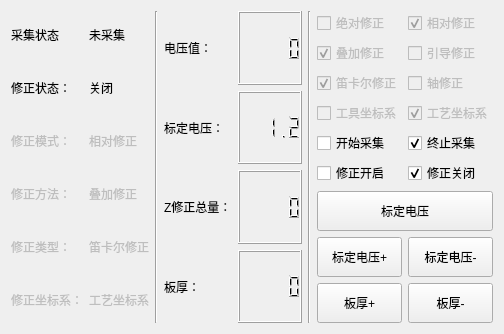
      <widget class="QWidget" name="tab_4">
       <attribute name="title">
        <string>点激光</string>
       </attribute>
       <layout class="QVBoxLayout" name="verticalLayout_4">
        <item>
         <layout class="QHBoxLayout" name="horizontalLayout_5" stretch="1,1,1,1,0">
          <item>
           <layout class="QGridLayout" name="gridLayout_17" rowstretch="0,0,0,0,0,0" columnstretch="0,0">
            <item row="2" column="0">
             <widget class="QLabel" name="label_35">
              <property name="enabled">
               <bool>false</bool>
              </property>
              <property name="text">
               <string>修正模式：</string>
              </property>
             </widget>
            </item>
            <item row="2" column="1">
             <widget class="QLabel" name="mlabel_sri_model_2">
              <property name="enabled">
               <bool>false</bool>
              </property>
              <property name="text">
               <string>相对修正</string>
              </property>
             </widget>
            </item>
            <item row="3" column="0">
             <widget class="QLabel" name="label_36">
              <property name="enabled">
               <bool>false</bool>
              </property>
              <property name="text">
               <string>修正方法：</string>
              </property>
             </widget>
            </item>
            <item row="3" column="1">
             <widget class="QLabel" name="mlabel_sri_method_2">
              <property name="enabled">
               <bool>false</bool>
              </property>
              <property name="text">
               <string>叠加修正</string>
              </property>
             </widget>
            </item>
            <item row="4" column="0">
             <widget class="QLabel" name="label_37">
              <property name="enabled">
               <bool>false</bool>
              </property>
              <property name="text">
               <string>修正类型：</string>
              </property>
             </widget>
            </item>
            <item row="4" column="1">
             <widget class="QLabel" name="mlabel_sri_type_2">
              <property name="enabled">
               <bool>false</bool>
              </property>
              <property name="text">
               <string>笛卡尔修正</string>
              </property>
             </widget>
            </item>
            <item row="5" column="0">
             <widget class="QLabel" name="label_38">
              <property name="enabled">
               <bool>false</bool>
              </property>
              <property name="text">
               <string>修正坐标系：</string>
              </property>
             </widget>
            </item>
            <item row="5" column="1">
             <widget class="QLabel" name="mlabel_sri_ccs_2">
              <property name="enabled">
               <bool>false</bool>
              </property>
              <property name="text">
               <string>工艺坐标系</string>
              </property>
             </widget>
            </item>
            <item row="1" column="0">
             <widget class="QLabel" name="label_39">
              <property name="text">
               <string>修正状态：</string>
              </property>
             </widget>
            </item>
            <item row="1" column="1">
             <widget class="QLabel" name="mlabel_plaser_status_onoff">
              <property name="text">
               <string>关闭</string>
              </property>
             </widget>
            </item>
            <item row="0" column="0">
             <widget class="QLabel" name="label_48">
              <property name="text">
               <string>采集状态</string>
              </property>
             </widget>
            </item>
            <item row="0" column="1">
             <widget class="QLabel" name="mlabel_plaser_acstatus">
              <property name="text">
               <string>未采集</string>
              </property>
             </widget>
            </item>
           </layout>
          </item>
          <item>
           <widget class="Line" name="line_21">
            <property name="orientation">
             <enum>Qt::Vertical</enum>
            </property>
           </widget>
          </item>
          <item>
           <layout class="QGridLayout" name="gridLayout_18" rowstretch="0,0,0,0" columnstretch="1,1">
            <item row="2" column="1">
             <widget class="QLCDNumber" name="mlcdnumber_plaser_correct_sum_z">
              <property name="enabled">
               <bool>true</bool>
              </property>
              <property name="minimumSize">
               <size>
                <width>0</width>
                <height>24</height>
               </size>
              </property>
             </widget>
            </item>
            <item row="2" column="0">
             <widget class="QLabel" name="label_55">
              <property name="text">
               <string>Z修正总量：</string>
              </property>
             </widget>
            </item>
            <item row="0" column="0">
             <widget class="QLabel" name="label_56">
              <property name="enabled">
               <bool>true</bool>
              </property>
              <property name="text">
               <string>电压值：</string>
              </property>
             </widget>
            </item>
            <item row="0" column="1">
             <widget class="QLCDNumber" name="mlcdnumber_plaser_vlotagenow">
              <property name="enabled">
               <bool>true</bool>
              </property>
              <property name="minimumSize">
               <size>
                <width>0</width>
                <height>24</height>
               </size>
              </property>
             </widget>
            </item>
            <item row="3" column="0">
             <widget class="QLabel" name="label_40">
              <property name="text">
               <string>板厚：</string>
              </property>
             </widget>
            </item>
            <item row="3" column="1">
             <widget class="QLCDNumber" name="mlcdnumber_plaser_thickness">
              <property name="enabled">
               <bool>true</bool>
              </property>
             </widget>
            </item>
            <item row="1" column="0">
             <widget class="QLabel" name="label_47">
              <property name="text">
               <string>标定电压：</string>
              </property>
             </widget>
            </item>
            <item row="1" column="1">
             <widget class="QLCDNumber" name="mlcdnumber_plaser_vlotageset">
              <property name="enabled">
               <bool>true</bool>
              </property>
              <property name="value" stdset="0">
               <double>1.200000000000000</double>
              </property>
             </widget>
            </item>
           </layout>
          </item>
          <item>
           <widget class="Line" name="line_22">
            <property name="orientation">
             <enum>Qt::Vertical</enum>
            </property>
           </widget>
          </item>
          <item>
           <layout class="QGridLayout" name="gridLayout_19" rowstretch="1,0,0,0,0,0,0,0,0" columnstretch="1,0">
            <item row="0" column="0">
             <widget class="QCheckBox" name="checkBox_9">
              <property name="enabled">
               <bool>false</bool>
              </property>
              <property name="text">
               <string>绝对修正</string>
              </property>
             </widget>
            </item>
            <item row="0" column="1">
             <widget class="QCheckBox" name="checkBox_10">
              <property name="enabled">
               <bool>false</bool>
              </property>
              <property name="text">
               <string>相对修正</string>
              </property>
              <property name="checked">
               <bool>true</bool>
              </property>
             </widget>
            </item>
            <item row="1" column="0">
             <widget class="QCheckBox" name="checkBox_11">
              <property name="enabled">
               <bool>false</bool>
              </property>
              <property name="text">
               <string>叠加修正</string>
              </property>
              <property name="checked">
               <bool>true</bool>
              </property>
             </widget>
            </item>
            <item row="1" column="1">
             <widget class="QCheckBox" name="checkBox_12">
              <property name="enabled">
               <bool>false</bool>
              </property>
              <property name="text">
               <string>引导修正</string>
              </property>
             </widget>
            </item>
            <item row="2" column="0">
             <widget class="QCheckBox" name="checkBox_13">
              <property name="enabled">
               <bool>false</bool>
              </property>
              <property name="text">
               <string>笛卡尔修正</string>
              </property>
              <property name="checked">
               <bool>true</bool>
              </property>
             </widget>
            </item>
            <item row="2" column="1">
             <widget class="QCheckBox" name="checkBox_14">
              <property name="enabled">
               <bool>false</bool>
              </property>
              <property name="text">
               <string>轴修正</string>
              </property>
             </widget>
            </item>
            <item row="3" column="0">
             <widget class="QCheckBox" name="checkBox_15">
              <property name="enabled">
               <bool>false</bool>
              </property>
              <property name="text">
               <string>工具坐标系</string>
              </property>
             </widget>
            </item>
            <item row="3" column="1">
             <widget class="QCheckBox" name="checkBox_16">
              <property name="enabled">
               <bool>false</bool>
              </property>
              <property name="text">
               <string>工艺坐标系</string>
              </property>
              <property name="checked">
               <bool>true</bool>
              </property>
             </widget>
            </item>
            <item row="4" column="0">
             <widget class="QCheckBox" name="mcheckbox_plaser_connect">
              <property name="enabled">
               <bool>true</bool>
              </property>
              <property name="text">
               <string>开始采集</string>
              </property>
             </widget>
            </item>
            <item row="4" column="1">
             <widget class="QCheckBox" name="mcheckbox_plaser_disconnect">
              <property name="enabled">
               <bool>true</bool>
              </property>
              <property name="text">
               <string>终止采集</string>
              </property>
              <property name="checked">
               <bool>true</bool>
              </property>
             </widget>
            </item>
            <item row="5" column="0">
             <widget class="QCheckBox" name="mcheckbox_plaser_status_on">
              <property name="enabled">
               <bool>true</bool>
              </property>
              <property name="text">
               <string>修正开启</string>
              </property>
             </widget>
            </item>
            <item row="5" column="1">
             <widget class="QCheckBox" name="mcheckbox_plaser_status_off">
              <property name="enabled">
               <bool>true</bool>
              </property>
              <property name="text">
               <string>修正关闭</string>
              </property>
              <property name="checked">
               <bool>true</bool>
              </property>
             </widget>
            </item>
            <item row="6" column="0" colspan="2">
             <widget class="QPushButton" name="mpushbutton_plaser_zero">
              <property name="enabled">
               <bool>true</bool>
              </property>
              <property name="minimumSize">
               <size>
                <width>0</width>
                <height>40</height>
               </size>
              </property>
              <property name="text">
               <string>标定电压</string>
              </property>
             </widget>
            </item>
            <item row="8" column="0">
             <widget class="QPushButton" name="pbutton_plaser_thickness_up">
              <property name="enabled">
               <bool>true</bool>
              </property>
              <property name="minimumSize">
               <size>
                <width>0</width>
                <height>40</height>
               </size>
              </property>
              <property name="text">
               <string>板厚+</string>
              </property>
             </widget>
            </item>
            <item row="8" column="1">
             <widget class="QPushButton" name="pbutton_plaser_thickness_down">
              <property name="enabled">
               <bool>true</bool>
              </property>
              <property name="minimumSize">
               <size>
                <width>0</width>
                <height>40</height>
               </size>
              </property>
              <property name="text">
               <string>板厚-</string>
              </property>
             </widget>
            </item>
            <item row="7" column="0">
             <widget class="QPushButton" name="mpushbutton_plaser_vup">
              <property name="enabled">
               <bool>true</bool>
              </property>
              <property name="minimumSize">
               <size>
                <width>0</width>
                <height>40</height>
               </size>
              </property>
              <property name="text">
               <string>标定电压+</string>
              </property>
             </widget>
            </item>
            <item row="7" column="1">
             <widget class="QPushButton" name="mpushbutton_plaser_vdown">
              <property name="enabled">
               <bool>true</bool>
              </property>
              <property name="minimumSize">
               <size>
                <width>0</width>
                <height>40</height>
               </size>
              </property>
              <property name="text">
               <string>标定电压-</string>
              </property>
             </widget>
            </item>
           </layout>
          </item>
         </layout>
        </item>
       </layout>
      </widget>
